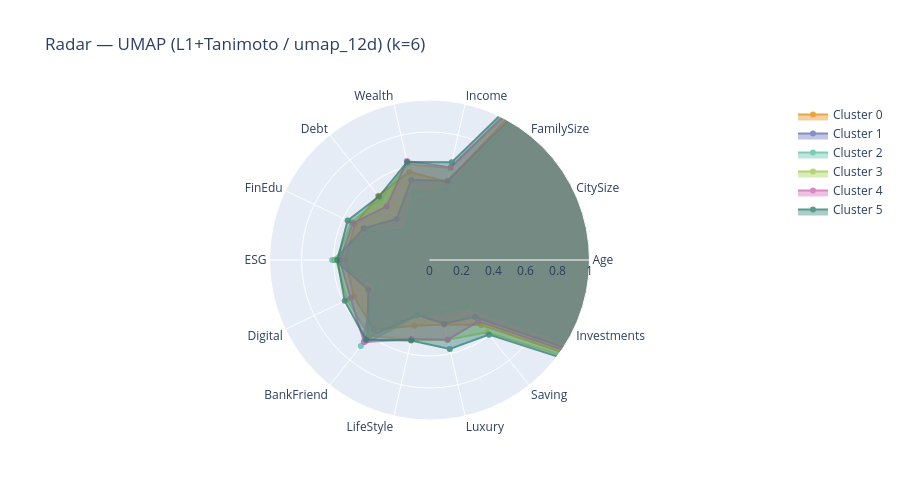
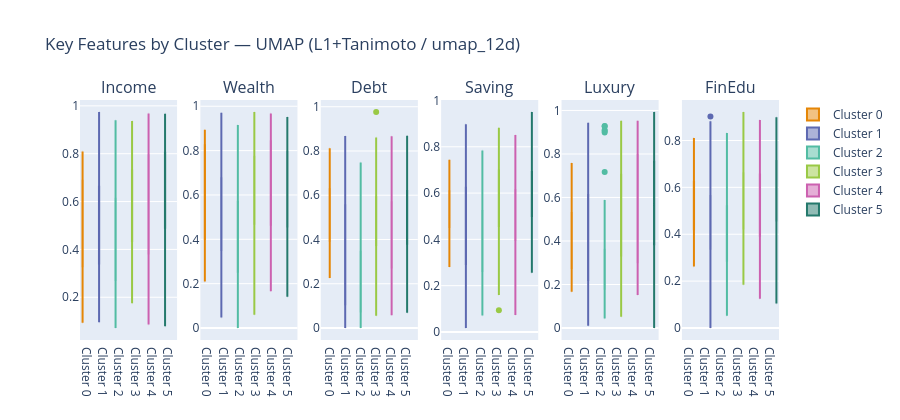

The notebook cell these images were saved under, in order:
### Code cell
# Profile UMAP clusters
JOB_MAP  = {1: "Unemployed", 2: "Employee", 3: "Manager",
             4: "Entrepreneur", 5: "Retired"}
GEN_MAP  = {0: "Male", 1: "Female"}
AREA_MAP = {1: "North", 2: "Center", 3: "South"}

KEY_FEATURES     = ["Income", "Wealth", "Debt", "Saving", "Luxury", "FinEdu"]
PAL              = px.colors.qualitative.Vivid
umap_method_name = f"UMAP ({winner} / {best_config})"

df_p             = df.copy()
df_p["Cluster"]  = df_p["cluster_umap"]
num_profile_cols = [c for c in numerical_cols if c in df_p.columns]

# ── Summary table ─────────────────────────────────────────────────────────────
rows = []
for c in range(best_k_umap):
    g   = df_p[df_p["Cluster"] == c]
    row = {"Cluster": c, "N": len(g), "%": f"{len(g)/len(df_p)*100:.1f}%"}
    for col in num_profile_cols:
        row[col] = round(float(g[col].mean()), 3)
    row["Job"]    = JOB_MAP.get(int(g["Job"].mode()[0]),    "?")
    row["Gender"] = GEN_MAP.get(int(g["Gender"].mode()[0]), "?")
    row["Area"]   = AREA_MAP.get(int(g["Area"].mode()[0]),  "?")
    rows.append(row)

print(f"\n{'='*60}")
print(f" {umap_method_name} — k={best_k_umap} cluster summary")
print(f"{'='*60}")
display(pd.DataFrame(rows))

# ── Radar chart ───────────────────────────────────────────────────────────────
radar = go.Figure()
for c in range(best_k_umap):
    g    = df_p[df_p["Cluster"] == c]
    vals = [float(g[col].mean()) for col in num_profile_cols]
    radar.add_trace(go.Scatterpolar(
        r=vals + [vals[0]],
        theta=num_profile_cols + [num_profile_cols[0]],
        fill="toself", name=f"Cluster {c}",
        line_color=PAL[c % len(PAL)], opacity=0.75,
    ))
radar.update_layout(
    polar=dict(radialaxis=dict(visible=True, range=[0, 1])),
    title=f"Radar — {umap_method_name} (k={best_k_umap})",
    height=500,
)
radar.show()

# ── Boxplots for key features ─────────────────────────────────────────────────
box = make_subplots(rows=1, cols=len(KEY_FEATURES), subplot_titles=KEY_FEATURES)
for ci, col in enumerate(KEY_FEATURES):
    for c in range(best_k_umap):
        g = df_p[df_p["Cluster"] == c]
        box.add_trace(go.Box(
            y=g[col].tolist(), name=f"Cluster {c}",
            marker_color=PAL[c % len(PAL)], showlegend=(ci == 0),
        ), row=1, col=ci + 1)
box.update_layout(height=420, boxmode="group",
                  title_text=f"Key Features by Cluster — {umap_method_name}")
box.show()
